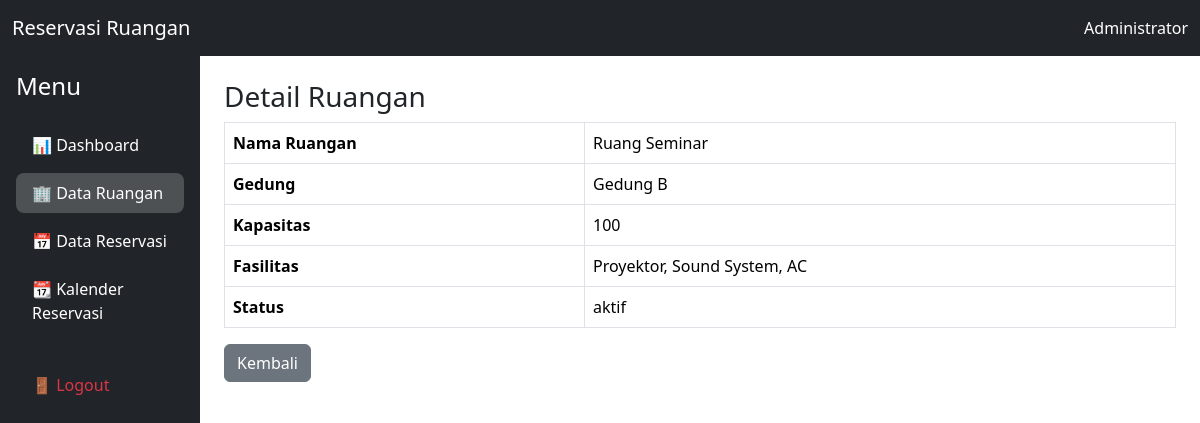
/index.php?page=ruangan&action=detail&id=2 (signed in), run on the app's committed database.
### tables this page shows
CREATE TABLE `ruangan` (
  `id` int NOT NULL,
  `nama_ruangan` varchar(100) NOT NULL,
  `gedung` varchar(100) NOT NULL,
  `kapasitas` int NOT NULL,
  `fasilitas` text,
  `status` enum('aktif','nonaktif') DEFAULT 'aktif',
  `created_at` timestamp NULL DEFAULT CURRENT_TIMESTAMP
);

### public/index.php (called while the page is built, shortened)
<?php
require '../routes/web.php';

### app/models/Database.php (called while the page is built, shortened)
<?php
require_once __DIR__ . '/../../config/database.php';
class DB
{
    public function __construct()
    {
        $database = new Database();
        $this->conn = $database->connect();
    }
}

### config/database.php (called while the page is built, shortened)
<?php
class Database
{
    private $host = "localhost";
    private $dbname = "reservasi_ruangan";
    private $username = "root";
    private $password = "";
    public function connect()
    {
        $this->conn = null;
        try {
            $this->conn = new PDO(
                "mysql:host=".$this->host.";dbname=".$this->dbname,
                $this->username,
                $this->password
            );
            $this->conn->setAttribute(
                PDO::ATTR_ERRMODE,
                PDO::ERRMODE_EXCEPTION
            );
        } catch(PDOException $e) {
            die("Koneksi gagal : " . $e->getMessage());
        }
        return $this->conn;
    }
}

### app/models/RuanganModel.php (called while the page is built, shortened)
<?php
require_once 'Database.php';
class RuanganModel extends DB
{
    public function find($id)
    {
        $stmt = $this->conn->prepare("
            SELECT *
            FROM ruangan
            WHERE id = ?
        ");
        $stmt->execute([$id]);
        return $stmt->fetch(PDO::FETCH_ASSOC);
    }
}

### app/views/ruangan/detail.php (the view)
<?php require '../app/views/layouts/header.php'; ?>
<?php require '../app/views/layouts/navbar.php'; ?>
<div class="container-fluid">
    <div class="row">
        <?php require '../app/views/layouts/sidebar.php'; ?>
        <div class="col-md-10 p-4">
            <h3>Detail Ruangan</h3>
            <table class="table table-bordered">
                <tr>
                    <th>Nama Ruangan</th>
                    <td><?= $data['nama_ruangan'] ?></td>
                </tr>
                <tr>
                    <th>Gedung</th>
                    <td><?= $data['gedung'] ?></td>
                </tr>
                <tr>
                    <th>Kapasitas</th>
                    <td><?= $data['kapasitas'] ?></td>
                </tr>
                <tr>
                    <th>Fasilitas</th>
                    <td><?= $data['fasilitas'] ?></td>
                </tr>
                <tr>
                    <th>Status</th>
                    <td><?= $data['status'] ?></td>
                </tr>
            </table>
            <a
                href="index.php?page=ruangan"
                class="btn btn-secondary"
            >
                Kembali
            </a>
        </div>
    </div>
</div>
<?php require '../app/views/layouts/footer.php'; ?>

### data on the page
ruangan: nama_ruangan "Ruang Seminar", gedung "Gedung B", kapasitas "100", fasilitas "Proyektor, Sound System, AC", status "aktif"

### other printed values
$_SESSION['nama'] "Administrator"
